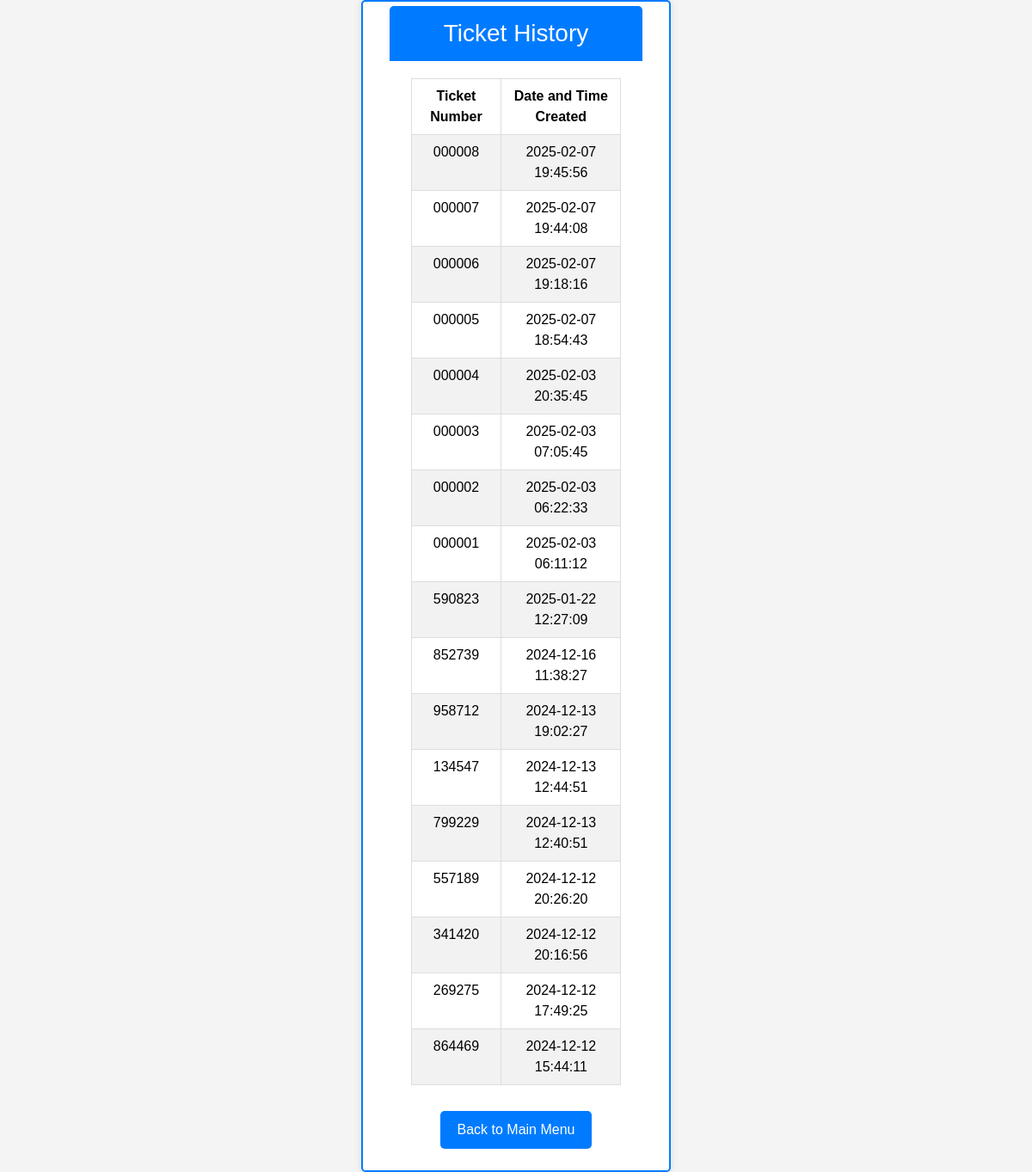
/poso.tix/history.php, run on an earlier commit of the app's database.
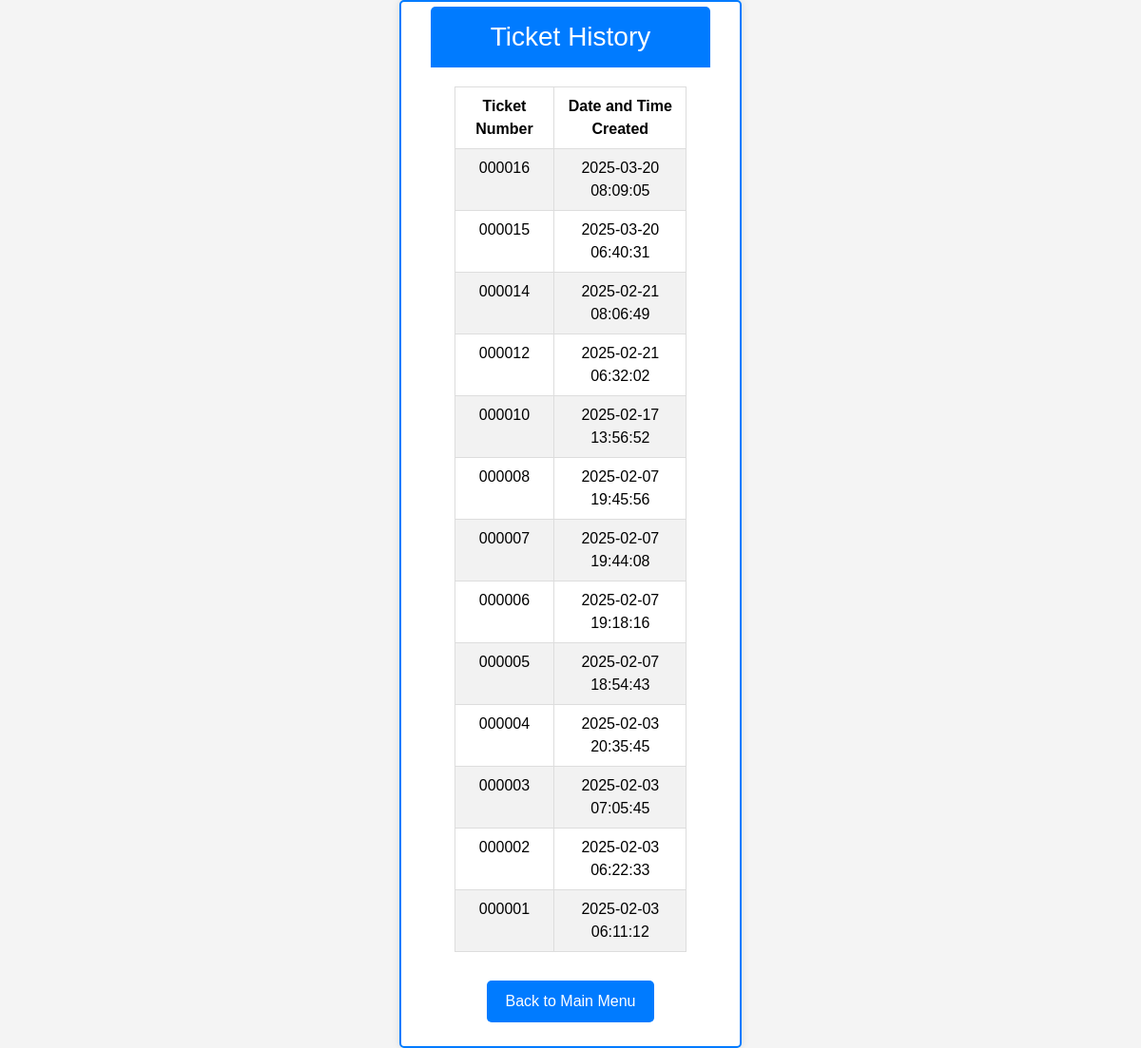
And on a later commit of the database.
### tables this page shows
CREATE TABLE `report` (
  `ID` int(11) NOT NULL,
  `ticket_number` varchar(6) DEFAULT NULL,
  `first_name` varchar(100) DEFAULT NULL,
  `middle_name` varchar(100) DEFAULT NULL,
  `last_name` varchar(100) DEFAULT NULL,
  `dob` date DEFAULT NULL,
  `address` varchar(255) DEFAULT NULL,
  `license` varchar(255) NOT NULL,
  `confiscated` enum('yes','no') NOT NULL,
  `violation_date` date DEFAULT NULL,
  `violation_time` time DEFAULT NULL,
  `street` varchar(100) DEFAULT NULL,
  `plate_number` varchar(20) DEFAULT NULL,
  `city` varchar(100) DEFAULT NULL,
  `registration` varchar(100) DEFAULT NULL,
  `vehicle_type` varchar(50) DEFAULT NULL,
  `vehicle_owner` varchar(100) DEFAULT NULL,
  `created_at` timestamp NOT NULL DEFAULT current_timestamp(),
  `signature` longblob NOT NULL
);

### poso.tix/history.php (the view, shortened to what this page needs)
<?php
$conn = new mysqli('localhost', 'root', '', 'poso');
$sql = "SELECT ticket_number, created_at FROM report ORDER BY created_at DESC";
$result = $conn->query($sql);
?>
<!DOCTYPE html>
<html lang="en">
<head>
    <link href="https://maxcdn.bootstrapcdn.com/bootstrap/5.3.3/css/bootstrap.min.css" rel="stylesheet">
    <link rel="stylesheet" href="style.css?v=1.0">
</head>
<body>
    <div class="container">
        <div class="ticket-history-container">
            <h3 class="text-center">Ticket History</h3>
            <table class="table table-striped">
                <thead>
                    <tr>
                        <th>Ticket Number</th>
                        <th>Date and Time Created</th>
                    </tr>
                </thead>
                <tbody>
                    <?php
                    if ($result->num_rows > 0) {
                        while ($row = $result->fetch_assoc()) {
                            echo "<tr>
                                    <td>{$row['ticket_number']}</td>
                                    <td>" . date('Y-m-d H:i:s', strtotime($row['created_at'])) . "</td>
                                  </tr>";
                        }
                    } else {
                        echo "<tr><td colspan='2'>No tickets found.</td></tr>";
                    }
                    ?>
                </tbody>
            </table>
            <div class="btn-container">
                <a href="menu.php">Back to Main Menu</a>
            </div>
        </div>
    </div>
</body>
</html>

What changed in the data, as far as the page shows it:
removed report: ticket_number "590823", created_at "2025-01-22 12:27:09"
removed report: ticket_number "852739", created_at "2024-12-16 11:38:27"
removed report: ticket_number "958712", created_at "2024-12-13 19:02:27"
removed report: ticket_number "134547", created_at "2024-12-13 12:44:51"
removed report: ticket_number "799229", created_at "2024-12-13 12:40:51"
removed report: ticket_number "557189", created_at "2024-12-12 20:26:20"
removed report: ticket_number "341420", created_at "2024-12-12 20:16:56"
removed report: ticket_number "269275", created_at "2024-12-12 17:49:25"
removed report: ticket_number "864469", created_at "2024-12-12 15:44:11"
added report: ticket_number "000016", created_at "2025-03-20 08:09:05"
added report: ticket_number "000015", created_at "2025-03-20 06:40:31"
added report: ticket_number "000014", created_at "2025-02-21 08:06:49"
added report: ticket_number "000012", created_at "2025-02-21 06:32:02"
added report: ticket_number "000010", created_at "2025-02-17 13:56:52"
